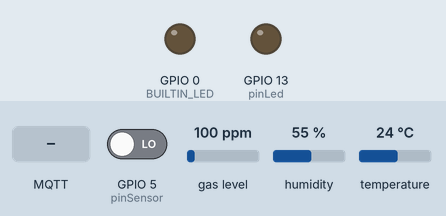
Bench run of a sketch on a simulated ESP32. Parts: output pins drawn as LEDs (lit = HIGH). The inputs (shaded band) are chosen by the test bench; at power-on: GPIO 5 (pinSensor) LOW, gas level 100 ppm, humidity 55 %, temperature 24 °C. WiFi joins after 1.5 s; servers stay silent unless stated; random numbers use the default seed unless the sketch sets one; no MQTT or app messages arrive unless stated; what the sketch prints to the serial monitor is not drawn.

Above: at 2.7 s.
2.8 s: GPIO 5 (pinSensor) driven HIGH
At 10.0 s:
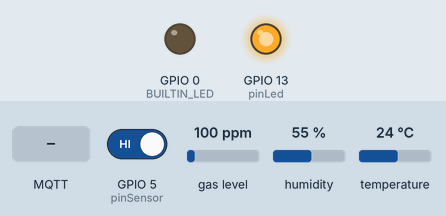
11.0 s: MQTT message "apagar" arrives on the first subscribed topic
At 13.6 s:
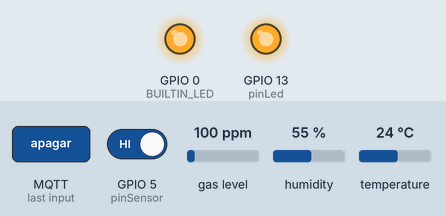
15.5 s: GPIO 5 (pinSensor) driven LOW
At 19.7 s:
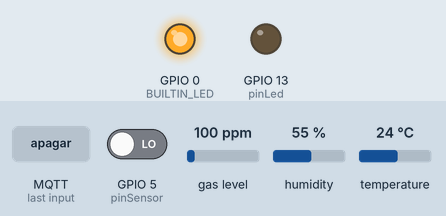
20.0 s: MQTT message "prender" arrives on the first subscribed topic
At 21.3 s:
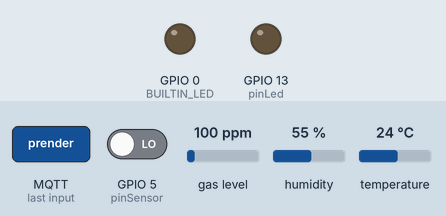
Timing chart, 0 to 23.0 s (numbered marks = the images above; inputs shaded):
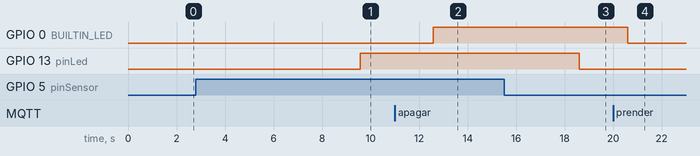

Measured:
- after the input at 2.8 s, GPIO 13 (pinLed): LOW → HIGH after 6.8 s
- after the input at 11.0 s, GPIO 0 (BUILTIN_LED): LOW → HIGH after 1.6 s
- after the input at 15.5 s, GPIO 13 (pinLed): HIGH → LOW after 3.1 s
- after the input at 20.0 s, GPIO 0 (BUILTIN_LED): HIGH → LOW after 0.59 s

The sketch:

RTC.ino
```cpp
//Libreria para podernos conectar el dispositivo a Internet

//por Wi-Fi

#include <WiFi.h>
#include <MQUnifiedsensor.h>

//Libreria para podernos conectar al broker MQTT

#include <PubSubClient.h>

#include "DHTesp.h"  //DHT11 Library for ESP

#define DHTpin 14    //D5 of NodeMCU is GPIO14

#define placa "ESP-32"
#define Voltage_Resolution 3.3
#define pin 34
#define type "MQ-135"
#define ADC_Bit_Resolution 12
#define RatioMQ135CleanAir 3.6
double CO2 = (0);
MQUnifiedsensor MQ135(placa, Voltage_Resolution, ADC_Bit_Resolution, pin, type);
int pinSensor = 5;
int movimiento=0;
int pinLed = 13;

DHTesp dht;

float humidity, temperature;


//Constantes para conectarnos a la red Wi-Fi mediante ssid y su contraseña

const char* ssid = "irving";

const char* password = "irving123";

int BUILTIN_LED=0;

//Dirección del broker MQTT

const char* mqtt_server = "test.mosquitto.org";


//Aquí se realiza configura la conexión del dispositivo para conectarse

//al Wi-Fi y al broker


WiFiClient espClient;


PubSubClient client(espClient);


unsigned long lastMsg = 0;


#define MSG_BUFFER_SIZE (50)


char msg[MSG_BUFFER_SIZE];


int value = 0;


void setup_wifi() {

  delay(10);


  // Empezamos por conectarnos a una red WiFi


  Serial.println();

  Serial.print("Conectado a ");

  Serial.println(ssid);

  WiFi.mode(WIFI_STA);

  WiFi.begin(ssid, password);


  while (WiFi.status() != WL_CONNECTED) {


    delay(500);


    Serial.print(".");


  }


  randomSeed(micros());

  Serial.println("");

  Serial.println("WiFi conectado");

  Serial.println("Dirección IP: ");

  Serial.println(WiFi.localIP());

}


void callback(char* topic, byte* payload, unsigned int length) {

  Serial.print("Llegó el mensaje del tema [");

  Serial.print(topic);

  Serial.print("] ");

  String message;


  for (int i = 0; i < length; i++) {

    message = message + (char) payload[i];  // convert *byte to string

    Serial.print((char)payload[i]);

  }


  Serial.println();

  Serial.print(message);


  if(message=="prender")

  {

  digitalWrite(BUILTIN_LED, LOW);  // Ponemos el voltaje del led en bajo por que el dispositivo lo tiene invertido

  Serial.println();

  Serial.println("Se prendio el LED");

  }


  if(message=="apagar")

  {

  digitalWrite(BUILTIN_LED, HIGH);   // Ponemos el volta del led en alto por que el dispositivo lo tiene invertido

  Serial.println("Se apago el LED");

  }

}


void reconnect() {


  // Bucle hasta que nos volvamos a conectar


  while (!client.connected()) {

    Serial.print("Intentando la conexión MQTT...");

    // Crea una identificación de cliente aleatoria

    String clientId = "ESP8266Client-";

    clientId += String(random(0xffff), HEX);

    // Intenta conectarse

    if (client.connect(clientId.c_str())) {

      Serial.println("conectado");

      // Una vez conectado, publique un anuncio...

      client.publish("Clatua/led", "hello world");

      // ... y volver a suscribirte

      client.subscribe("Clatua/acciones");

    } else {

      Serial.print("fallido, rc =");

      Serial.print(client.state());

      Serial.println(" inténtalo de nuevo en 5 segundos");

      // Espere 5 segundos antes de volver a intentarlo

      delay(5000);

    }


  }


}


void setup() {
  pinMode(pinSensor,INPUT);
  pinMode(pinLed,OUTPUT);
  pinMode(BUILTIN_LED, OUTPUT);     // Inicialice el pin BUILTIN_LED como salida

  Serial.begin(115200);

  dht.setup(DHTpin, DHTesp::DHT11); //for DHT11 Connect DHT sensor to GPIO 14

  setup_wifi();

  client.setServer(mqtt_server, 1883);

  client.setCallback(callback);

  //Set math model to calculate the PPM concentration and the value of constants
    MQ135.setRegressionMethod(1); //_PPM =  a*ratio^b
    MQ135.setA(110.47);
    MQ135.setB(-2.862);
    // Configurate the ecuation values to get NH4 concentration
    MQ135.init();
    Serial.print("Calibrating please wait.");
    float calcR0 = 0;
    for(int i = 1; i<=10; i ++)   {
        MQ135.update(); // Update data, the arduino will be read the voltage on the analog pin
        calcR0 += MQ135.calibrate(RatioMQ135CleanAir);
        Serial.print(".");
    }
    MQ135.setR0(calcR0/10);
    Serial.println("  done!.");
    if(isinf(calcR0)) { Serial.println("Warning: Conection issue founded, R0 is infite (Open circuit detected) please check your wiring and supply"); while(1);}
    if(calcR0 == 0){Serial.println("Warning: Conection issue founded, R0 is zero (Analog pin with short circuit to ground) please check your wiring and supply"); while(1);}
    /**********  MQ CAlibration *********/
    MQ135.serialDebug(false);


}


void loop() {


delay(2000);

  if (!client.connected()) {

    reconnect();

  }

  client.loop();

 //Get Humidity temperatue data after request is complete

 //Give enough time to handle client to avoid problems

  delay(dht.getMinimumSamplingPeriod());


  humidity = dht.getHumidity();

  temperature = dht.getTemperature();

  // Publicación de los datos en el servidor MQTT

  char humidityStr[6];

  char temperatureStr[6];

  dtostrf(humidity, 4, 2, humidityStr);

  dtostrf(temperature, 4, 2, temperatureStr);


  char payload[170];

  sprintf(payload, "{\"humidity\": %s, \"temperature\": %s, \"CO2\": %.2f, \"movimiento\": %i}", humidityStr, temperatureStr, CO2, movimiento);

  client.publish("Clatua/sensor", payload);


 Serial.print("Humedad: ");

  Serial.print(humidity);

  Serial.print("% - Temperatura: ");

  Serial.print(temperature);

  Serial.println("°C");

 MQ135.update(); // Update data, the arduino will be read the voltage on the analog pin
    CO2 = MQ135.readSensor(); // Sensor will read CO2 concentration using the model and a and b values setted before or in the setup
    Serial.print("CO2: ");
    Serial.println(CO2);
    delay(5000);

    if(digitalRead(pinSensor))
  {
    movimiento=1;
    digitalWrite(pinLed,HIGH);
    Serial.println("Vibrando");
    delay(1000);
   }
   else
     digitalWrite(pinLed,LOW);

}
```
